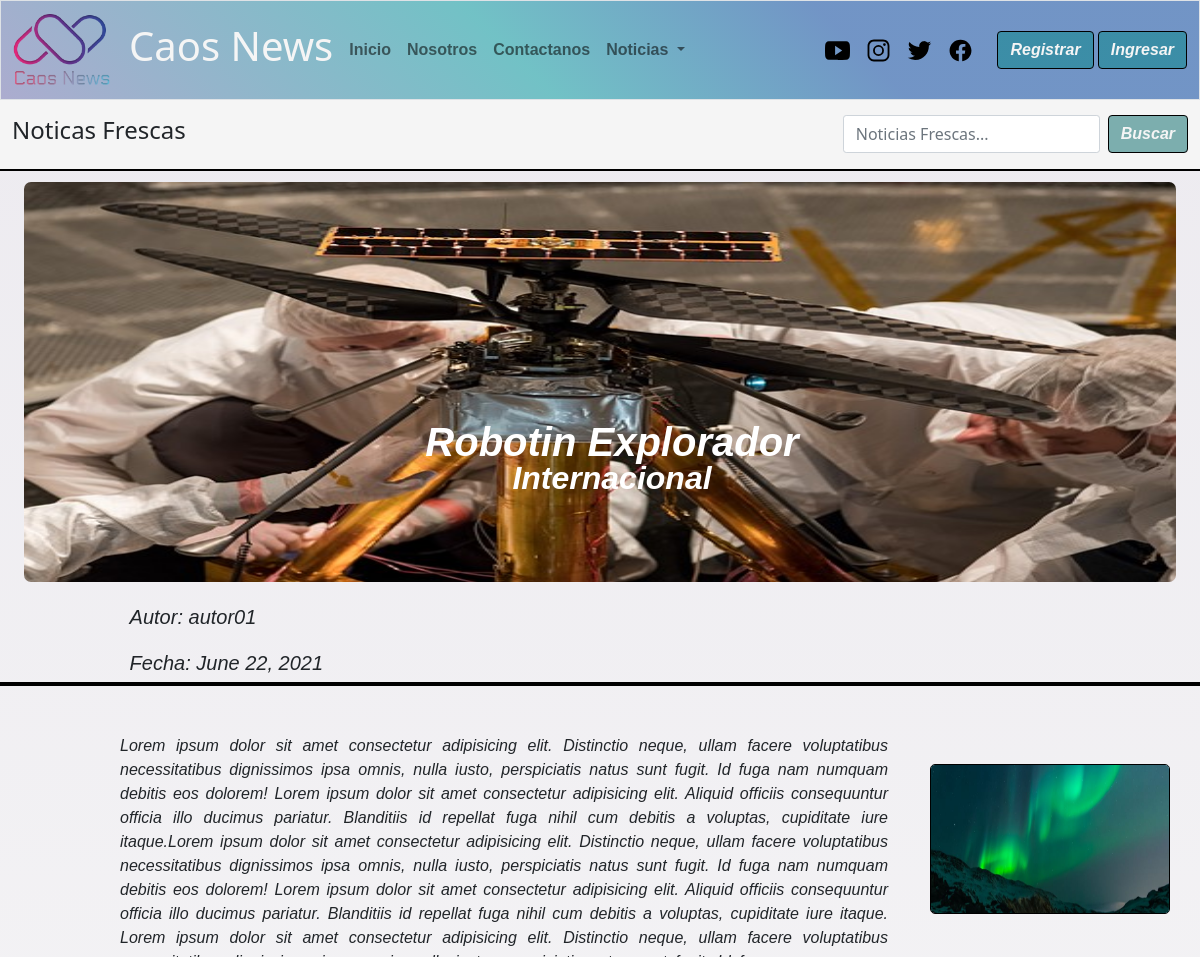
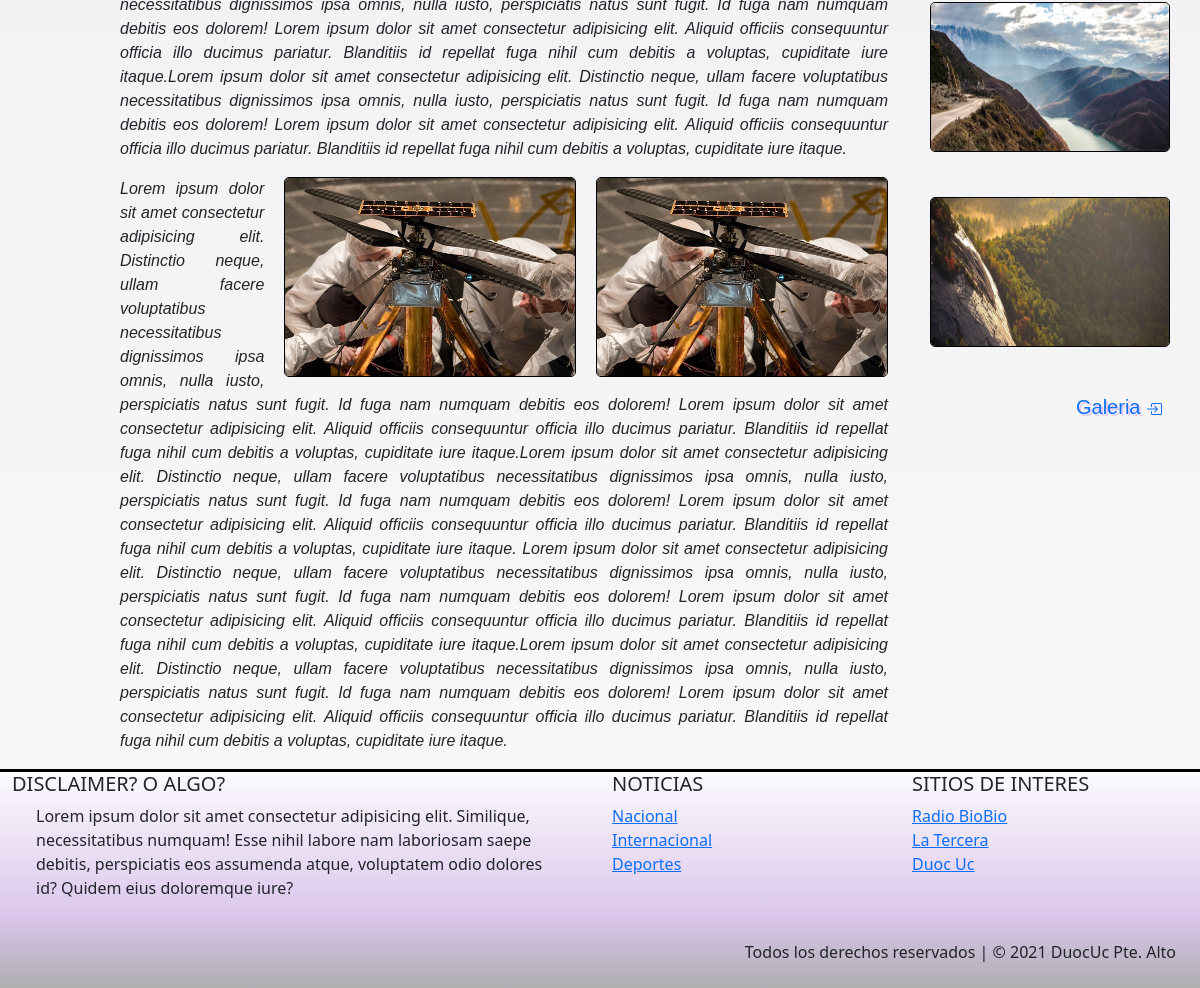
Page /noticia/Robotin Explorador/ on the committed database (2 pictures, top to bottom).
### caos_news/models.py (models this page shows, shortened)
class Noticia(models.Model):
    nombre_not = models.CharField(primary_key= True, max_length=50)
    fecha_not = models.DateField(default=datetime.date.today)
    redac =  models.TextField()
    img_not = models.ImageField(upload_to='noticias',null=True)
    publicar = models.BooleanField(default=False)
    comentario = models.TextField(null=True,default='Sin observaciones')
    autor = models.ForeignKey(User,null=True, on_delete=models.CASCADE)
    categoria = models.ForeignKey(Categoria, on_delete=models.CASCADE)

class Categoria(models.Model):
    cod_catg = models.IntegerField(primary_key=True)
    nombre_catg = models.CharField(max_length=50)
    def __str__(self):
        return self.nombre_catg

class Galeria(models.Model):
    cod_img = models.AutoField(primary_key=True)
    imagen = models.ImageField(upload_to='galeria',null=True)
    not_gal = models.ForeignKey(Noticia, null=True, on_delete=models.CASCADE)

### caos_news/views.py (the view)
# urls.py: path('noticia/<id>/',noticias,name='noti'),
def noticias(request,id):
    categoria = Categoria.objects.all()
    try:
        noti = Noticia.objects.get(nombre_not=id)
        gale = Galeria.objects.filter(not_gal=noti)[:3]
        link_g= Galeria.objects.filter(not_gal=noti)[1]
        contexto = {"noticia":noti,"categorias":categoria,"galeria":gale,"link":link_g}
        return render(request, "Noticia.html",contexto)
    except:
        contexto ={"noticia":"No existe esa Noticia","categorias":categoria}
        return render(request,"Noticia.html",contexto)

### caos_news/templates/Noticia.html (shortened to what this page needs)
{% extends 'base.html' %}
{%load static%}
{% block link_activos %}
<ul class="navbar-nav me-auto mb-2 mb-lg-0">
    <li class="nav-item">
        <a class="nav-link" aria-current="page" href="{% url 'index'%}">Inicio</a>
    </li>
    {% if user.is_authenticated %}
    <li class="nav-item">
        <a class="nav-link" href="{% url 'enviar_n' %}">Subir noticia</a>
    </li>
    <li class="nav-item">
        <a class="nav-link" href="{% url 'mis_notis' %}">Mis Noticias</a>
    </li>
    {% else %}
    <li class="nav-item">
        <a class="nav-link" href="{% url 'nos' %}">Nosotros</a>
    </li>
    <li class="nav-item">
        <a class="nav-link" href="{% url 'contac' %}">Contactanos</a>
    </li>
    {% endif %}
    <li class="nav-item dropdown">
        <a class="nav-link dropdown-toggle" href="#" id="navbarDropdown" role="button" data-bs-toggle="dropdown"
            aria-expanded="false">
            Noticias
        </a>
    </li>
    {% endblock link_activos %}
    {% block contenido %}
    <main>
        <nav class="navbar sticky-top" id="barra-busqueda">
            <div class="container-fluid ">
                <span class="navbar-text">
                    {% if user.is_authenticated %}
                    <h4> Bienvenido(a) {{user.first_name}} {{user.last_name}} </h4>
                    {% else %}
                    <h4>Noticas Frescas</h4>
                    {% endif %}
                </span>
                <form class="d-flex" method="POST" action="{% url 'filter_d'%}">
                    <input class="form-control me-2" type="search" placeholder="Noticias Frescas..." name="txtbusqueda"
                        aria-label="Search">
                    <button id="boton" class="btn btn-outline" type="submit">Buscar</button>
                </form>
            </div>
        </nav>
        <section class="container-fluid bg-news">
            <div class="container-fluid" id="banner-noti">
                <div>
                    <img src="{{noticia.img_not.url}}" alt="">
                    <div>
                        <h1>{{noticia.nombre_not}}</h1>
                    </div>
                    <div>
                        <h2>{{noticia.categoria}}</h2>
                    </div>
                </div>
            </div>
            <div id="autor" class="container-fluid">
                <div>
                    <p>Autor: {{noticia.autor}}</p>
                </div>
                <div>
                    <span>Fecha: {{noticia.fecha_not}}</span>
                </div>
            </div>
        </section>
        <section class="container-fluid mt-5">
            <div class="row">
                <div class="col-9" id="txt-news1">
                    <div>
                        <p>
                            {{noticia.redac}}
                            {{noticia.redac}}
                        </p>
                        <a href="{{noticia.img_not.url}}" data-fancybox data-caption="{{noticia.autor}} - Imagen Portada">
                            <img src="{{noticia.img_not.url}}" alt="" />
                        </a>
                        <a href="{{noticia.img_not.url}}" data-fancybox data-caption="{{noticia.autor}} - Imagen Portada">
                            <img src="{{noticia.img_not.url}}" alt="" />
                        </a>
                    </div>
                    <div>
                        <p>
                            {{noticia.redac}}
                            {{noticia.redac}}
                        </p>
                    </div>
                </div>
                <div class="col-3" id="gal-news1">
                    {% for x in galeria %}
                    <a href="{{x.imagen.url}}" data-fancybox="gall-new1" data-caption="{{x.not_gal.autor}} - Imagen {{forloop.counter}}">
                        <img src="{{x.imagen.url}}" alt="" />
                    </a>
                    {% endfor %}
                    <div style="text-align: end;">
                        <a href="{% url 'gal' link.not_gal.nombre_not %}">
                            <p>Galeria </p>
                        </a>
                    </div>
                </div>
            </div>
        </section>
    </main>
    {% endblock contenido %}
    {% block categorias %}
    {% for x in categorias %}
    <li><a href="{% url 'categ' x.nombre_catg %}">{{x.nombre_catg}}</a></li>
    {% endfor %}
    {% endblock categorias %}

### rows in the picture
Noticia: img_not (picture), nombre_not "Robotin Explorador", categoria "Internacional", autor "autor01", fecha_not "June 22, 2021", redac "Lorem ipsum dolor sit amet consectetur adipisicing elit. Distinctio neque, ullam facere voluptatibus necessitatibus dignissimos ipsa omnis, nulla iusto, perspiciatis natus sunt fugit. Id fuga nam numquam debitis eos dolorem! Lorem ipsum dolor sit amet consectetur adipisicing elit. Aliquid officiis consequuntur officia illo ducimus pariatur. Blanditiis id repellat fuga nihil cum debitis a voluptas, cupiditate iure itaque.Lorem ipsum dolor sit amet consectetur adipisicing elit. Distinctio neque, ullam facere voluptatibus necessitatibus dignissimos ipsa omnis, nulla iusto, perspiciatis natus sunt fugit. Id fuga nam numquam debitis eos dolorem! Lorem ipsum dolor sit amet consectetur adipisicing…"
Galeria: imagen (picture)
Galeria: imagen (picture)
Galeria: imagen (picture)
Categoria: nombre_catg "Nacional"
Categoria: nombre_catg "Internacional"
Categoria: nombre_catg "Deportes"
